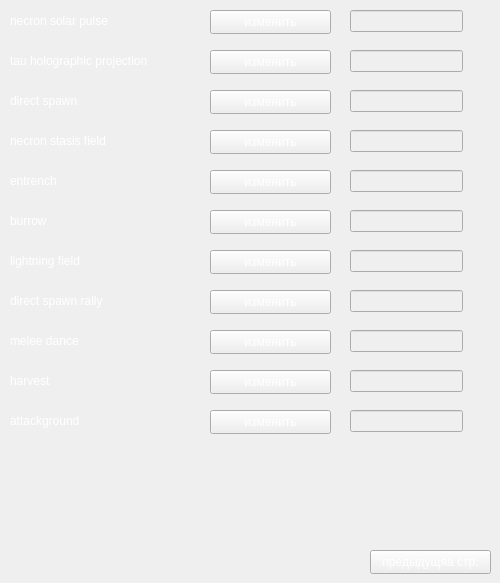
      <widget class="QWidget" name="G_page_taskCom_3">
       <widget class="QLabel" name="guard_thermo_generator_187">
        <property name="geometry">
         <rect>
          <x>10</x>
          <y>10</y>
          <width>181</width>
          <height>21</height>
         </rect>
        </property>
        <property name="styleSheet">
         <string notr="true">color:#fff</string>
        </property>
        <property name="text">
         <string>necron solar pulse</string>
        </property>
       </widget>
       <widget class="QPushButton" name="pushChange_223">
        <property name="geometry">
         <rect>
          <x>210</x>
          <y>10</y>
          <width>121</width>
          <height>24</height>
         </rect>
        </property>
        <property name="styleSheet">
         <string notr="true">color:#fff</string>
        </property>
        <property name="text">
         <string>изменить</string>
        </property>
       </widget>
       <widget class="QLineEdit" name="line_necron_solar_pulse">
        <property name="enabled">
         <bool>false</bool>
        </property>
        <property name="geometry">
         <rect>
          <x>350</x>
          <y>10</y>
          <width>113</width>
          <height>22</height>
         </rect>
        </property>
        <property name="font">
         <font>
          <pointsize>12</pointsize>
         </font>
        </property>
        <property name="styleSheet">
         <string notr="true">color:#fff</string>
        </property>
        <property name="text">
         <string/>
        </property>
        <property name="alignment">
         <set>Qt::AlignCenter</set>
        </property>
       </widget>
       <widget class="QPushButton" name="pushChange_224">
        <property name="geometry">
         <rect>
          <x>210</x>
          <y>50</y>
          <width>121</width>
          <height>24</height>
         </rect>
        </property>
        <property name="styleSheet">
         <string notr="true">color:#fff</string>
        </property>
        <property name="text">
         <string>изменить</string>
        </property>
       </widget>
       <widget class="QLineEdit" name="line_tau_holographic_projection">
        <property name="enabled">
         <bool>false</bool>
        </property>
        <property name="geometry">
         <rect>
          <x>350</x>
          <y>50</y>
          <width>113</width>
          <height>22</height>
         </rect>
        </property>
        <property name="font">
         <font>
          <pointsize>12</pointsize>
         </font>
        </property>
        <property name="styleSheet">
         <string notr="true">color:#fff</string>
        </property>
        <property name="text">
         <string/>
        </property>
        <property name="alignment">
         <set>Qt::AlignCenter</set>
        </property>
       </widget>
       <widget class="QLabel" name="guard_thermo_generator_188">
        <property name="geometry">
         <rect>
          <x>10</x>
          <y>50</y>
          <width>181</width>
          <height>21</height>
         </rect>
        </property>
        <property name="styleSheet">
         <string notr="true">color:#fff</string>
        </property>
        <property name="text">
         <string>tau holographic projection</string>
        </property>
       </widget>
       <widget class="QPushButton" name="pushChange_225">
        <property name="geometry">
         <rect>
          <x>210</x>
          <y>90</y>
          <width>121</width>
          <height>24</height>
         </rect>
        </property>
        <property name="styleSheet">
         <string notr="true">color:#fff</string>
        </property>
        <property name="text">
         <string>изменить</string>
        </property>
       </widget>
       <widget class="QLineEdit" name="line_direct_spawn">
        <property name="enabled">
         <bool>false</bool>
        </property>
        <property name="geometry">
         <rect>
          <x>350</x>
          <y>90</y>
          <width>113</width>
          <height>22</height>
         </rect>
        </property>
        <property name="font">
         <font>
          <pointsize>12</pointsize>
         </font>
        </property>
        <property name="styleSheet">
         <string notr="true">color:#fff</string>
        </property>
        <property name="text">
         <string/>
        </property>
        <property name="alignment">
         <set>Qt::AlignCenter</set>
        </property>
       </widget>
       <widget class="QLabel" name="guard_thermo_generator_189">
        <property name="geometry">
         <rect>
          <x>10</x>
          <y>90</y>
          <width>181</width>
          <height>21</height>
         </rect>
        </property>
        <property name="styleSheet">
         <string notr="true">color:#fff</string>
        </property>
        <property name="text">
         <string>direct spawn</string>
        </property>
       </widget>
       <widget class="QPushButton" name="pushChange_226">
        <property name="geometry">
         <rect>
          <x>210</x>
          <y>130</y>
          <width>121</width>
          <height>24</height>
         </rect>
        </property>
        <property name="styleSheet">
         <string notr="true">color:#fff</string>
        </property>
        <property name="text">
         <string>изменить</string>
        </property>
       </widget>
       <widget class="QLineEdit" name="line_necron_stasis_field">
        <property name="enabled">
         <bool>false</bool>
        </property>
        <property name="geometry">
         <rect>
          <x>350</x>
          <y>130</y>
          <width>113</width>
          <height>22</height>
         </rect>
        </property>
        <property name="font">
         <font>
          <pointsize>12</pointsize>
         </font>
        </property>
        <property name="styleSheet">
         <string notr="true">color:#fff</string>
        </property>
        <property name="text">
         <string/>
        </property>
        <property name="alignment">
         <set>Qt::AlignCenter</set>
        </property>
       </widget>
       <widget class="QLabel" name="guard_thermo_generator_190">
        <property name="geometry">
         <rect>
          <x>10</x>
          <y>130</y>
          <width>181</width>
          <height>21</height>
         </rect>
        </property>
        <property name="styleSheet">
         <string notr="true">color:#fff</string>
        </property>
        <property name="text">
         <string>necron stasis field</string>
        </property>
       </widget>
       <widget class="QPushButton" name="pushChange_227">
        <property name="geometry">
         <rect>
          <x>210</x>
          <y>170</y>
          <width>121</width>
          <height>24</height>
         </rect>
        </property>
        <property name="styleSheet">
         <string notr="true">color:#fff</string>
        </property>
        <property name="text">
         <string>изменить</string>
        </property>
       </widget>
       <widget class="QLineEdit" name="line_entrench">
        <property name="enabled">
         <bool>false</bool>
        </property>
        <property name="geometry">
         <rect>
          <x>350</x>
          <y>170</y>
          <width>113</width>
          <height>22</height>
         </rect>
        </property>
        <property name="font">
         <font>
          <pointsize>12</pointsize>
         </font>
        </property>
        <property name="styleSheet">
         <string notr="true">color:#fff</string>
        </property>
        <property name="text">
         <string/>
        </property>
        <property name="alignment">
         <set>Qt::AlignCenter</set>
        </property>
       </widget>
       <widget class="QLabel" name="guard_thermo_generator_191">
        <property name="geometry">
         <rect>
          <x>10</x>
          <y>170</y>
          <width>181</width>
          <height>21</height>
         </rect>
        </property>
        <property name="styleSheet">
         <string notr="true">color:#fff</string>
        </property>
        <property name="text">
         <string>entrench</string>
        </property>
       </widget>
       <widget class="QPushButton" name="pushChange_228">
        <property name="geometry">
         <rect>
          <x>210</x>
          <y>210</y>
          <width>121</width>
          <height>24</height>
         </rect>
        </property>
        <property name="styleSheet">
         <string notr="true">color:#fff</string>
        </property>
        <property name="text">
         <string>изменить</string>
        </property>
       </widget>
       <widget class="QLineEdit" name="line_burrow">
        <property name="enabled">
         <bool>false</bool>
        </property>
        <property name="geometry">
         <rect>
          <x>350</x>
          <y>210</y>
          <width>113</width>
          <height>22</height>
         </rect>
        </property>
        <property name="font">
         <font>
          <pointsize>12</pointsize>
         </font>
        </property>
        <property name="styleSheet">
         <string notr="true">color:#fff</string>
        </property>
        <property name="text">
         <string/>
        </property>
        <property name="alignment">
         <set>Qt::AlignCenter</set>
        </property>
       </widget>
       <widget class="QLabel" name="guard_thermo_generator_192">
        <property name="geometry">
         <rect>
          <x>10</x>
          <y>210</y>
          <width>181</width>
          <height>21</height>
         </rect>
        </property>
        <property name="styleSheet">
         <string notr="true">color:#fff</string>
        </property>
        <property name="text">
         <string>burrow</string>
        </property>
       </widget>
       <widget class="QPushButton" name="pushChange_229">
        <property name="geometry">
         <rect>
          <x>210</x>
          <y>250</y>
          <width>121</width>
          <height>24</height>
         </rect>
        </property>
        <property name="styleSheet">
         <string notr="true">color:#fff</string>
        </property>
        <property name="text">
         <string>изменить</string>
        </property>
       </widget>
       <widget class="QLineEdit" name="line_lightning_field">
        <property name="enabled">
         <bool>false</bool>
        </property>
        <property name="geometry">
         <rect>
          <x>350</x>
          <y>250</y>
          <width>113</width>
          <height>22</height>
         </rect>
        </property>
        <property name="font">
         <font>
          <pointsize>12</pointsize>
         </font>
        </property>
        <property name="styleSheet">
         <string notr="true">color:#fff</string>
        </property>
        <property name="text">
         <string/>
        </property>
        <property name="alignment">
         <set>Qt::AlignCenter</set>
        </property>
       </widget>
       <widget class="QLabel" name="guard_thermo_generator_193">
        <property name="geometry">
         <rect>
          <x>10</x>
          <y>250</y>
          <width>181</width>
          <height>21</height>
         </rect>
        </property>
        <property name="styleSheet">
         <string notr="true">color:#fff</string>
        </property>
        <property name="text">
         <string>lightning field</string>
        </property>
       </widget>
       <widget class="QPushButton" name="pushChange_230">
        <property name="geometry">
         <rect>
          <x>210</x>
          <y>290</y>
          <width>121</width>
          <height>24</height>
         </rect>
        </property>
        <property name="styleSheet">
         <string notr="true">color:#fff</string>
        </property>
        <property name="text">
         <string>изменить</string>
        </property>
       </widget>
       <widget class="QLineEdit" name="line_direct_spawn_rally">
        <property name="enabled">
         <bool>false</bool>
        </property>
        <property name="geometry">
         <rect>
          <x>350</x>
          <y>290</y>
          <width>113</width>
          <height>22</height>
         </rect>
        </property>
        <property name="font">
         <font>
          <pointsize>12</pointsize>
         </font>
        </property>
        <property name="styleSheet">
         <string notr="true">color:#fff</string>
        </property>
        <property name="text">
         <string/>
        </property>
        <property name="alignment">
         <set>Qt::AlignCenter</set>
        </property>
       </widget>
       <widget class="QLabel" name="guard_thermo_generator_194">
        <property name="geometry">
         <rect>
          <x>10</x>
          <y>290</y>
          <width>181</width>
          <height>21</height>
         </rect>
        </property>
        <property name="styleSheet">
         <string notr="true">color:#fff</string>
        </property>
        <property name="text">
         <string>direct spawn rally</string>
        </property>
       </widget>
       <widget class="QPushButton" name="pushChange_231">
        <property name="geometry">
         <rect>
          <x>210</x>
          <y>330</y>
          <width>121</width>
          <height>24</height>
         </rect>
        </property>
        <property name="styleSheet">
         <string notr="true">color:#fff</string>
        </property>
        <property name="text">
         <string>изменить</string>
        </property>
       </widget>
       <widget class="QLineEdit" name="line_melee_dance">
        <property name="enabled">
         <bool>false</bool>
        </property>
        <property name="geometry">
         <rect>
          <x>350</x>
          <y>330</y>
          <width>113</width>
          <height>22</height>
         </rect>
        </property>
        <property name="font">
         <font>
          <pointsize>12</pointsize>
         </font>
        </property>
        <property name="styleSheet">
         <string notr="true">color:#fff</string>
        </property>
        <property name="text">
         <string/>
        </property>
        <property name="alignment">
         <set>Qt::AlignCenter</set>
        </property>
       </widget>
       <widget class="QLabel" name="guard_thermo_generator_195">
        <property name="geometry">
         <rect>
          <x>10</x>
          <y>330</y>
          <width>181</width>
          <height>21</height>
         </rect>
        </property>
        <property name="styleSheet">
         <string notr="true">color:#fff</string>
        </property>
        <property name="text">
         <string>melee dance</string>
        </property>
       </widget>
       <widget class="QPushButton" name="pushChange_232">
        <property name="geometry">
         <rect>
          <x>210</x>
          <y>370</y>
          <width>121</width>
          <height>24</height>
         </rect>
        </property>
        <property name="styleSheet">
         <string notr="true">color:#fff</string>
        </property>
        <property name="text">
         <string>изменить</string>
        </property>
       </widget>
       <widget class="QLineEdit" name="line_harvest">
        <property name="enabled">
         <bool>false</bool>
        </property>
        <property name="geometry">
         <rect>
          <x>350</x>
          <y>370</y>
          <width>113</width>
          <height>22</height>
         </rect>
        </property>
        <property name="font">
         <font>
          <pointsize>12</pointsize>
         </font>
        </property>
        <property name="styleSheet">
         <string notr="true">color:#fff</string>
        </property>
        <property name="text">
         <string/>
        </property>
        <property name="alignment">
         <set>Qt::AlignCenter</set>
        </property>
       </widget>
       <widget class="QLabel" name="guard_thermo_generator_196">
        <property name="geometry">
         <rect>
          <x>10</x>
          <y>370</y>
          <width>181</width>
          <height>21</height>
         </rect>
        </property>
        <property name="styleSheet">
         <string notr="true">color:#fff</string>
        </property>
        <property name="text">
         <string>harvest</string>
        </property>
       </widget>
       <widget class="QPushButton" name="pred_btn_10">
        <property name="geometry">
         <rect>
          <x>370</x>
          <y>550</y>
          <width>121</width>
          <height>24</height>
         </rect>
        </property>
        <property name="styleSheet">
         <string notr="true">color:#fff</string>
        </property>
        <property name="text">
         <string>предыдущяа стр.</string>
        </property>
       </widget>
       <widget class="QLineEdit" name="line_attackground">
        <property name="enabled">
         <bool>false</bool>
        </property>
        <property name="geometry">
         <rect>
          <x>350</x>
          <y>410</y>
          <width>113</width>
          <height>22</height>
         </rect>
        </property>
        <property name="font">
         <font>
          <pointsize>12</pointsize>
         </font>
        </property>
        <property name="styleSheet">
         <string notr="true">color:#fff</string>
        </property>
        <property name="text">
         <string/>
        </property>
        <property name="alignment">
         <set>Qt::AlignCenter</set>
        </property>
       </widget>
       <widget class="QLabel" name="guard_thermo_generator_197">
        <property name="geometry">
         <rect>
          <x>10</x>
          <y>410</y>
          <width>181</width>
          <height>21</height>
         </rect>
        </property>
        <property name="styleSheet">
         <string notr="true">color:#fff</string>
        </property>
        <property name="text">
         <string>attackground</string>
        </property>
       </widget>
       <widget class="QPushButton" name="pushChange_233">
        <property name="geometry">
         <rect>
          <x>210</x>
          <y>410</y>
          <width>121</width>
          <height>24</height>
         </rect>
        </property>
        <property name="styleSheet">
         <string notr="true">color:#fff</string>
        </property>
        <property name="text">
         <string>изменить</string>
        </property>
       </widget>
      </widget>
